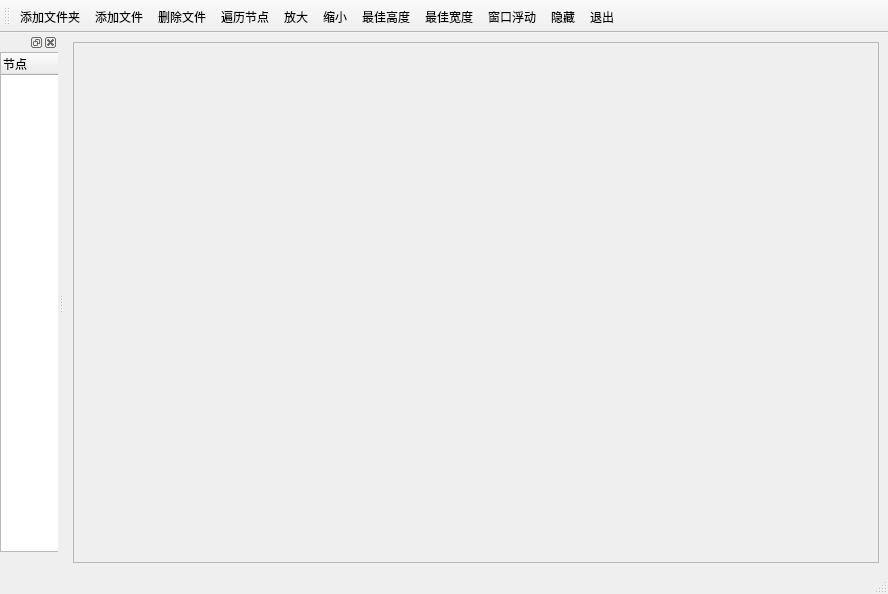
<?xml version="1.0" encoding="UTF-8"?>
<ui version="4.0">
 <class>ExQTreeWidget</class>
 <widget class="QMainWindow" name="ExQTreeWidget">
  <property name="geometry">
   <rect>
    <x>0</x>
    <y>0</y>
    <width>888</width>
    <height>594</height>
   </rect>
  </property>
  <property name="windowTitle">
   <string>MainWindow</string>
  </property>
  <widget class="QWidget" name="centralwidget">
   <layout class="QGridLayout" name="gridLayout">
    <item row="0" column="0">
     <widget class="QScrollArea" name="scrollArea">
      <property name="widgetResizable">
       <bool>true</bool>
      </property>
      <widget class="QWidget" name="scrollAreaWidgetContents_2">
       <property name="geometry">
        <rect>
         <x>0</x>
         <y>0</y>
         <width>601</width>
         <height>489</height>
        </rect>
       </property>
       <layout class="QVBoxLayout" name="verticalLayout">
        <item>
         <widget class="QLabel" name="label">
          <property name="text">
           <string/>
          </property>
         </widget>
        </item>
       </layout>
      </widget>
     </widget>
    </item>
   </layout>
  </widget>
  <widget class="QMenuBar" name="menubar">
   <property name="geometry">
    <rect>
     <x>0</x>
     <y>0</y>
     <width>888</width>
     <height>26</height>
    </rect>
   </property>
  </widget>
  <widget class="QStatusBar" name="statusbar"/>
  <widget class="QToolBar" name="toolBar">
   <property name="windowTitle">
    <string>toolBar</string>
   </property>
   <attribute name="toolBarArea">
    <enum>TopToolBarArea</enum>
   </attribute>
   <attribute name="toolBarBreak">
    <bool>false</bool>
   </attribute>
   <addaction name="actAddFolder"/>
   <addaction name="actAddFile"/>
   <addaction name="actDelFile"/>
   <addaction name="actThroughFile"/>
   <addaction name="actEnlarge"/>
   <addaction name="actShrink"/>
   <addaction name="actFitHeight"/>
   <addaction name="actFitWidth"/>
   <addaction name="actFloat"/>
   <addaction name="actHide"/>
   <addaction name="actExit"/>
  </widget>
  <widget class="QDockWidget" name="dockWidget">
   <attribute name="dockWidgetArea">
    <number>1</number>
   </attribute>
   <widget class="QWidget" name="dockWidgetContents">
    <widget class="QTreeWidget" name="treeWidget">
     <property name="geometry">
      <rect>
       <x>0</x>
       <y>0</y>
       <width>271</width>
       <height>500</height>
      </rect>
     </property>
     <column>
      <property name="text">
       <string notr="true">节点</string>
      </property>
     </column>
     <column>
      <property name="text">
       <string>节点类型</string>
      </property>
     </column>
    </widget>
   </widget>
  </widget>
  <action name="actAddFolder">
   <property name="icon">
    <iconset resource="images.qrc">
     <normaloff>:/image/Image016.jpg</normaloff>:/image/Image016.jpg</iconset>
   </property>
   <property name="text">
    <string>添加文件夹</string>
   </property>
   <property name="toolTip">
    <string>添加文件夹</string>
   </property>
  </action>
  <action name="actAddFile">
   <property name="icon">
    <iconset resource="images.qrc">
     <normaloff>:/image/Image007.jpg</normaloff>:/image/Image007.jpg</iconset>
   </property>
   <property name="text">
    <string>添加文件</string>
   </property>
   <property name="toolTip">
    <string>添加文件</string>
   </property>
  </action>
  <action name="actDelFile">
   <property name="icon">
    <iconset resource="images.qrc">
     <normaloff>:/image/Image005.jpg</normaloff>:/image/Image005.jpg</iconset>
   </property>
   <property name="text">
    <string>删除文件</string>
   </property>
   <property name="toolTip">
    <string>删除文件</string>
   </property>
  </action>
  <action name="actThroughFile">
   <property name="icon">
    <iconset resource="images.qrc">
     <normaloff>:/image/Image008.jpg</normaloff>:/image/Image008.jpg</iconset>
   </property>
   <property name="text">
    <string>遍历节点</string>
   </property>
   <property name="toolTip">
    <string>遍历节点</string>
   </property>
  </action>
  <action name="actEnlarge">
   <property name="icon">
    <iconset resource="images.qrc">
     <normaloff>:/image/Image012.jpg</normaloff>:/image/Image012.jpg</iconset>
   </property>
   <property name="text">
    <string>放大</string>
   </property>
   <property name="toolTip">
    <string>放大</string>
   </property>
  </action>
  <action name="actShrink">
   <property name="icon">
    <iconset resource="images.qrc">
     <normaloff>:/image/Image011.jpg</normaloff>:/image/Image011.jpg</iconset>
   </property>
   <property name="text">
    <string>缩小</string>
   </property>
   <property name="toolTip">
    <string>缩小</string>
   </property>
  </action>
  <action name="actFitHeight">
   <property name="icon">
    <iconset resource="images.qrc">
     <normaloff>:/image/Image009.jpg</normaloff>:/image/Image009.jpg</iconset>
   </property>
   <property name="text">
    <string>最佳高度</string>
   </property>
  </action>
  <action name="actFitWidth">
   <property name="icon">
    <iconset resource="images.qrc">
     <normaloff>:/image/Image010.jpg</normaloff>:/image/Image010.jpg</iconset>
   </property>
   <property name="text">
    <string>最佳宽度</string>
   </property>
   <property name="toolTip">
    <string>最佳宽度</string>
   </property>
  </action>
  <action name="actFloat">
   <property name="icon">
    <iconset resource="images.qrc">
     <normaloff>:/image/Image015.jpg</normaloff>:/image/Image015.jpg</iconset>
   </property>
   <property name="text">
    <string>窗口浮动</string>
   </property>
   <property name="toolTip">
    <string>窗口浮动</string>
   </property>
  </action>
  <action name="actHide">
   <property name="icon">
    <iconset resource="images.qrc">
     <normaloff>:/image/Image003.jpg</normaloff>:/image/Image003.jpg</iconset>
   </property>
   <property name="text">
    <string>隐藏</string>
   </property>
   <property name="toolTip">
    <string>隐藏</string>
   </property>
  </action>
  <action name="actExit">
   <property name="icon">
    <iconset resource="images.qrc">
     <normaloff>:/image/Image004.jpg</normaloff>:/image/Image004.jpg</iconset>
   </property>
   <property name="text">
    <string>退出</string>
   </property>
   <property name="toolTip">
    <string>退出</string>
   </property>
  </action>
 </widget>
 <resources>
  <include location="images.qrc"/>
 </resources>
 <connections/>
</ui>
